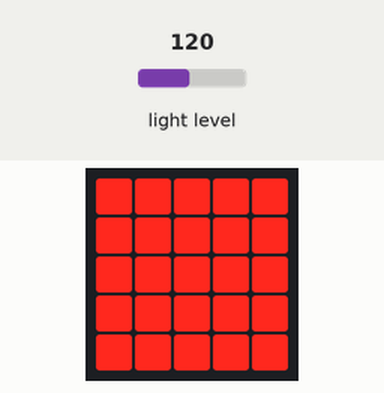
Recording of a program running on a simulated BBC micro:bit (MakeCode). Parts: the board's 5×5 LED display. Inputs (shaded band) come from the test bench; at power-on: light level 120.

Above: at 1.2 s.
1.3 s: light level set to 148
4.4 s: light level set to 155
At 5.1 s:
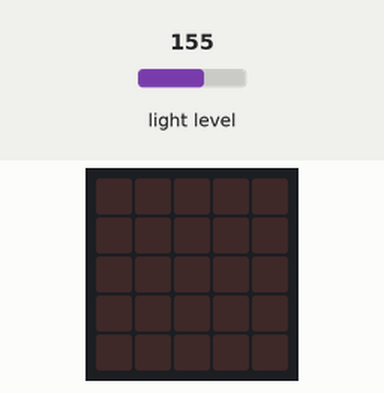
6.1 s: light level set to 5
9.1 s: light level set to 191
Timing chart, 0 to 11.7 s (numbered marks = the images above; inputs shaded):
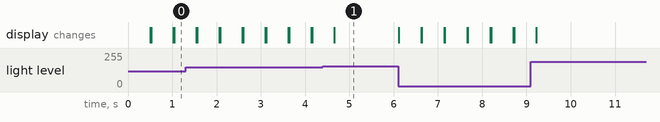

The program:

main.ts
```typescript
basic.forever(function () {
    if (input.lightLevel() > 150) {
        basic.clearScreen()
    } else {
        basic.showLeds(`
            # # # # #
            # # # # #
            # # # # #
            # # # # #
            # # # # #
            `)
        basic.pause(100)
        basic.clearScreen()
    }
})
```

test.ts
```typescript
// aquí va el archivo "tests"; esto no se compilará cuando este paquete se utilice como una extensión.
```

Measured:
- the behaviour switches between 150 and 151 on light level (found by bisection; images 0 and 1)
